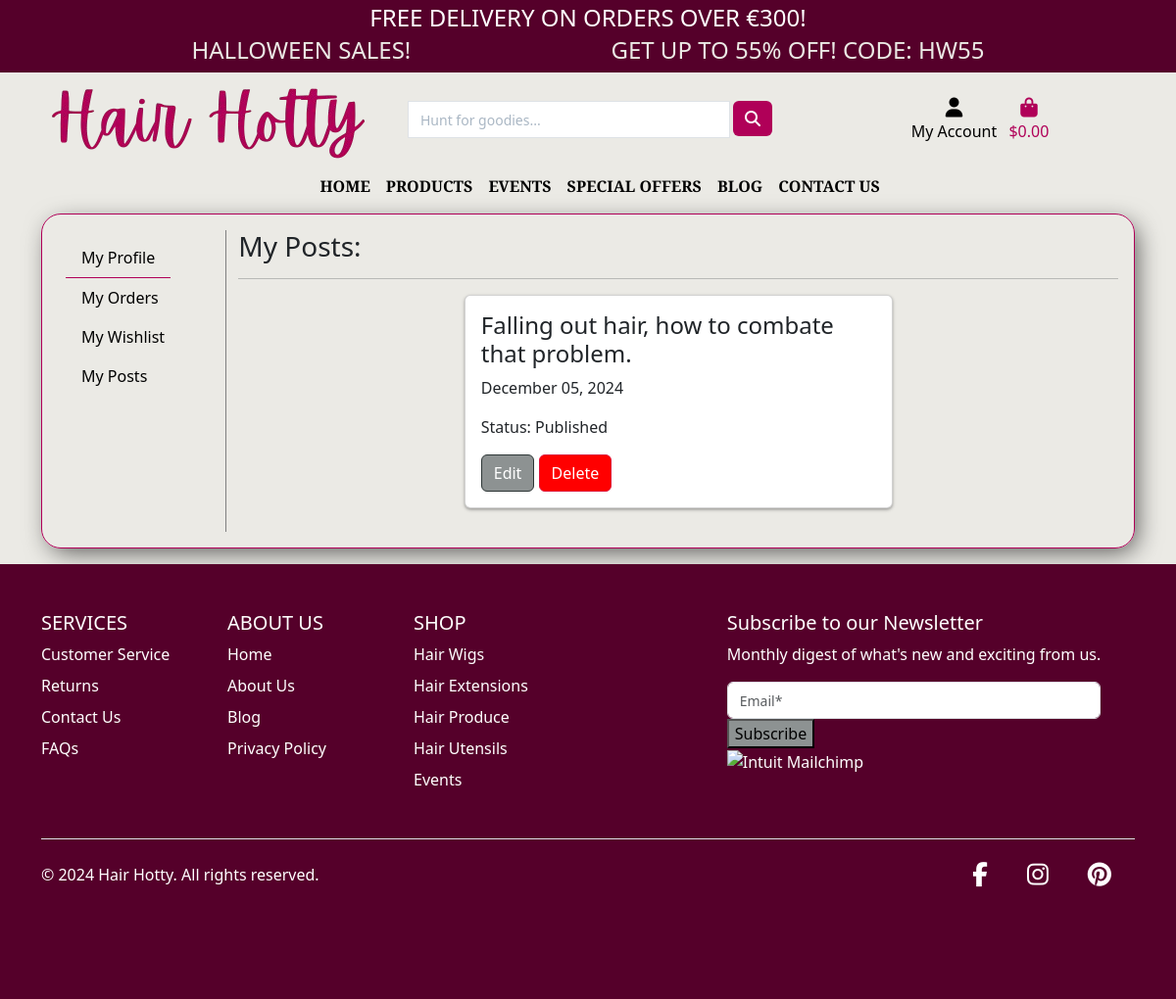
The page /profile/profile/2/posts/ (signed in) on the database as committed earlier.
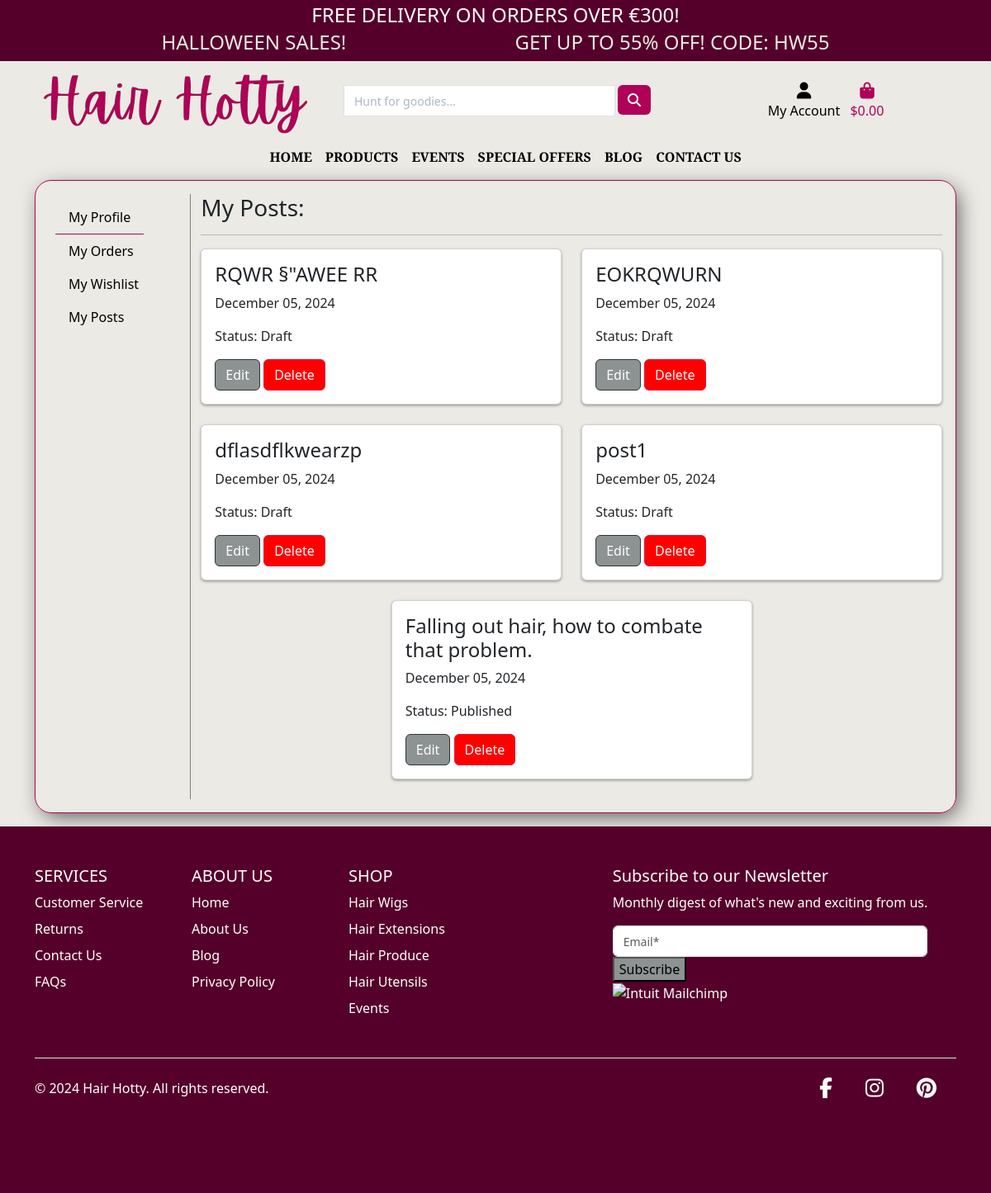
The same page on the database as committed later.
### blog/models.py (models this page shows, shortened)
class Post(models.Model):
    title = models.CharField(max_length=200, unique=True)
    slug = models.SlugField(max_length=200, unique=True)
    author = models.ForeignKey(User, on_delete=models.CASCADE,
                                related_name="blog_posts")
    featured_image = CloudinaryField('image', default='placeholder')
    content = models.TextField()
    created_on = models.DateTimeField(auto_now_add=True)
    status = models.IntegerField(choices=STATUS, default=0)
    updated_on = models.DateTimeField(auto_now=True)
    likes = models.ManyToManyField(
            User, related_name='post_like', blank=True)
    class Meta:
        ordering = ["-created_on"]

### profiles/views.py (the view)
# urls.py: path('profile/<int:profile_id>/posts/', views.my_posts, name='my_posts'),
@login_required
def my_posts(request, profile_id):
    profile = get_object_or_404(UserProfile, pk=profile_id)
    posts = Post.objects.filter(author=profile.user).order_by('-created_on')
    user = User.objects.get(username="lulu")
    posts = Post.objects.filter(author=user)
    context = {
        'my_posts': posts,
        'profile_id': profile_id,
    }
    return render(request, 'profiles/my_posts.html', context)

### profiles/templates/profiles/my_posts.html (shortened to what this page needs)
{% extends 'base.html' %}
{% load static %}
{% load widget_tweaks %}
{% block extra_css %}
    <link rel="stylesheet" href="{% static 'blog/css/blog.css' %}">
{% endblock %}
{% block content %}
<section class="profile mb-3">
    <div class="container">
        <div class="row">
            <div class="col-12">
                <div class="custom-border p-3">
                    <div class="row">
                        {% include 'profiles/components/sidebar.html' %}
                        <div class="col-12 col-lg-10 mt-4 mt-lg-0">
                            <h4 class="text-start fs-3 fw-4">My Posts:</h4>
                            <hr>
                            <div class="row mt-3 d-flex justify-content-center">
                                {% for post in my_posts %}
                                <div class="col-md-6">
                                    <div class="card shadow-sm mb-4">
                                        <div class="card-body">
                                            <h4>{{ post.title }}</h4>
                                            <p>{{ post.created_on|date:"F d, Y" }}</p>
                                            <p>Status: {{ post.get_status_display }}</p>
                                            <div class="mt-3">
                                                {% if request.user == post.author %}
                                                <a href="{% url 'edit_post' post.id %}" class="btn btn-edit">Edit</a>
                                                <button type="button" class="btn btn-delete" post_id="{{ post.id }}">Delete</button>
                                                {% endif %}
                                            </div>
                                        </div>
                                    </div>
                                </div>
                                {% empty %}
                                <div class="col-12 d-flex justify-content-center">
                                    <p class="text-center">No Posts found.</p>
                                </div>
                                {% endfor %}
                            </div>
                        </div>
                    </div>
                </div>
            </div>
        </div>
    </div>
</section>
{% endblock content %}

Rows that differ between the two databases and show on the page:
added Post: title "RQWR §\"AWEE RR", created_on "December 05, 2024", status "Draft"
added Post: title "EOKRQWURN", created_on "December 05, 2024", status "Draft"
added Post: title "dflasdflkwearzp", created_on "December 05, 2024", status "Draft"
added Post: title "post1", created_on "December 05, 2024", status "Draft"
